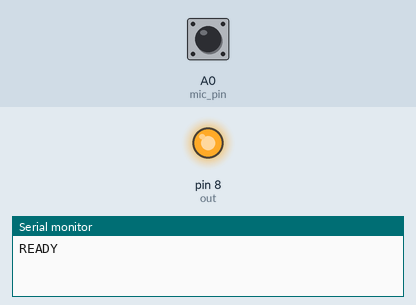
The sketch below on a simulated Arduino Uno, built with avr-gcc and run on an emulated ATmega328P. On the bench: output pins drawn as LEDs (lit = HIGH), the last lines printed to the serial monitor. The inputs (shaded band) are chosen by the test bench; at power-on: A0 (mic_pin) HIGH.

Above: at 1.2 s.
1.3 s: A0 (mic_pin) driven LOW
2.8 s: A0 (mic_pin) pulsed HIGH 5 times (0.12 s each, 0.3 s apart)
At 5.5 s:
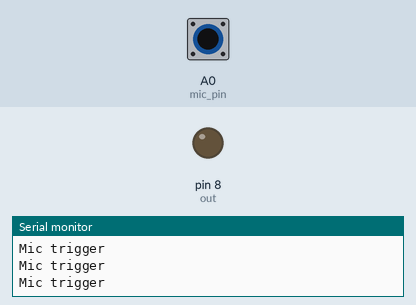
Timing chart, 0 to 7.0 s (numbered marks = the images above; inputs shaded):
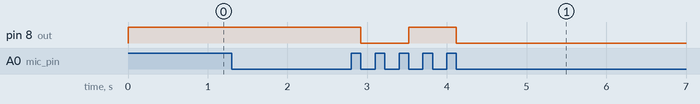

The sketch:

using-digital-input.ino
```cpp
#include <Arduino.h>

#define mic_pin A0
#define out 8

bool mic_state = 0, mic_oldstate = 0;
bool is_trigger = 1;

void setup()
{
    Serial.begin(9600);

    Serial.println("READY");

    pinMode(mic_pin, INPUT);
    pinMode(out, OUTPUT);

    digitalWrite(out, HIGH);
}
void loop()
{
    mic_state = digitalRead(mic_pin);

    if (mic_state == LOW && mic_state != mic_oldstate)
    {
        Serial.println("Mic trigger");
        digitalWrite(out, is_trigger);

        delay(500);

        is_trigger = !is_trigger;
    }
    mic_oldstate = mic_state;
}
```

Measured:
- after the input at 2.8 s, pin 8 (out): HIGH → LOW after 0.12 s, → HIGH 0.60 s later, → LOW 0.60 s later
